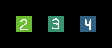

This is a level from a 2D game, rendered from its Tiled map with the project's own tilesets. A one-line summary and the complete map file follow:
An orthogonal 7x3 tile map with 16x16 px tiles, 2 tile layers (input_set, output_set).

<map version="1.8" tiledversion="1.8.2" orientation="orthogonal" renderorder="right-down" width="7" height="3" tilewidth="16" tileheight="16" infinite="0" nextlayerid="4" nextobjectid="1">
 <properties>
  <property name="MatchInOrder" type="bool" value="true" />
 </properties>
 <tileset firstgid="1" source="../spr_test_tileset.tsx" />
 <layer id="1" name="input_set" width="7" height="3">
  <data encoding="csv">
0,0,0,0,0,0,0,
0,2,0,3,0,4,0,
0,0,0,0,0,0,0
</data>
 </layer>
 <layer id="2" name="output_set" width="7" height="3">
  <data encoding="csv">
0,0,0,0,0,0,0,
0,3,0,4,0,5,0,
0,0,0,0,0,0,0
</data>
 </layer>
</map>
